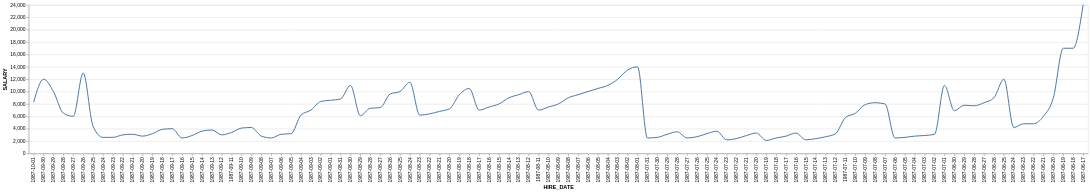

Specify this chart in Vega-Lite:
### Vega-Lite specification from a JSON file in a GitHub repository (floating-point values rounded to 4 significant figures)
{"data": {"values": [{"x_data": "1987-10-01", "y_data": 8300}, {"x_data": "1987-09-30", "y_data": 12000}, {"x_data": "1987-09-29", "y_data": 10000}, {"x_data": "1987-09-28", "y_data": 6500}, {"x_data": "1987-09-27", "y_data": 6000}, {"x_data": "1987-09-26", "y_data": 13000}, {"x_data": "1987-09-25", "y_data": 4400}, {"x_data": "1987-09-24", "y_data": 2600}, {"x_data": "1987-09-23", "y_data": 2600}, {"x_data": "1987-09-22", "y_data": 3000}, {"x_data": "1987-09-21", "y_data": 3100}, {"x_data": "1987-09-20", "y_data": 2800}, {"x_data": "1987-09-19", "y_data": 3200}, {"x_data": "1987-09-18", "y_data": 3900}, {"x_data": "1987-09-17", "y_data": 4000}, {"x_data": "1987-09-16", "y_data": 2500}, {"x_data": "1987-09-15", "y_data": 2900}, {"x_data": "1987-09-14", "y_data": 3600}, {"x_data": "1987-09-13", "y_data": 3800}, {"x_data": "1987-09-12", "y_data": 3000}, {"x_data": "1987-09-11", "y_data": 3400}, {"x_data": "1987-09-10", "y_data": 4100}, {"x_data": "1987-09-09", "y_data": 4200}, {"x_data": "1987-09-08", "y_data": 2800}, {"x_data": "1987-09-07", "y_data": 2500}, {"x_data": "1987-09-06", "y_data": 3100}, {"x_data": "1987-09-05", "y_data": 3200}, {"x_data": "1987-09-04", "y_data": 6200}, {"x_data": "1987-09-03", "y_data": 7000}, {"x_data": "1987-09-02", "y_data": 8400}, {"x_data": "1987-09-01", "y_data": 8600}, {"x_data": "1987-08-31", "y_data": 8800}, {"x_data": "1987-08-30", "y_data": 11000}, {"x_data": "1987-08-29", "y_data": 6100}, {"x_data": "1987-08-28", "y_data": 7300}, {"x_data": "1987-08-27", "y_data": 7400}, {"x_data": "1987-08-26", "y_data": 9600}, {"x_data": "1987-08-25", "y_data": 10000}, {"x_data": "1987-08-24", "y_data": 11500}, {"x_data": "1987-08-23", "y_data": 6200}, {"x_data": "1987-08-22", "y_data": 6400}, {"x_data": "1987-08-21", "y_data": 6800}, {"x_data": "1987-08-20", "y_data": 7200}, {"x_data": "1987-08-19", "y_data": 9500}, {"x_data": "1987-08-18", "y_data": 10500}, {"x_data": "1987-08-17", "y_data": 7000}, {"x_data": "1987-08-16", "y_data": 7500}, {"x_data": "1987-08-15", "y_data": 8000}, {"x_data": "1987-08-14", "y_data": 9000}, {"x_data": "1987-08-13", "y_data": 9500}, {"x_data": "1987-08-12", "y_data": 10000}, {"x_data": "1987-08-11", "y_data": 7000}, {"x_data": "1987-08-10", "y_data": 7500}, {"x_data": "1987-08-09", "y_data": 8000}, {"x_data": "1987-08-08", "y_data": 9000}, {"x_data": "1987-08-07", "y_data": 9500}, {"x_data": "1987-08-06", "y_data": 10000}, {"x_data": "1987-08-05", "y_data": 10500}, {"x_data": "1987-08-04", "y_data": 11000}, {"x_data": "1987-08-03", "y_data": 12000}, {"x_data": "1987-08-02", "y_data": 13500}, {"x_data": "1987-08-01", "y_data": 14000}, {"x_data": "1987-07-31", "y_data": 2500}, {"x_data": "1987-07-30", "y_data": 2600}, {"x_data": "1987-07-29", "y_data": 3100}, {"x_data": "1987-07-28", "y_data": 3500}, {"x_data": "1987-07-27", "y_data": 2500}, {"x_data": "1987-07-26", "y_data": 2700}, {"x_data": "1987-07-25", "y_data": 3200}, {"x_data": "1987-07-24", "y_data": 3600}, {"x_data": "1987-07-23", "y_data": 2200}, {"x_data": "1987-07-22", "y_data": 2400}, {"x_data": "1987-07-21", "y_data": 2900}, {"x_data": "1987-07-20", "y_data": 3300}, {"x_data": "1987-07-19", "y_data": 2100}, {"x_data": "1987-07-18", "y_data": 2500}, {"x_data": "1987-07-17", "y_data": 2800}, {"x_data": "1987-07-16", "y_data": 3300}, {"x_data": "1987-07-15", "y_data": 2200}, {"x_data": "1987-07-14", "y_data": 2400}, {"x_data": "1987-07-13", "y_data": 2700}, {"x_data": "1987-07-12", "y_data": 3200}, {"x_data": "1987-07-11", "y_data": 5800}, {"x_data": "1987-07-10", "y_data": 6500}, {"x_data": "1987-07-09", "y_data": 7900}, {"x_data": "1987-07-08", "y_data": 8200}, {"x_data": "1987-07-07", "y_data": 8000}, {"x_data": "1987-07-06", "y_data": 2500}, {"x_data": "1987-07-05", "y_data": 2600}, {"x_data": "1987-07-04", "y_data": 2800}, {"x_data": "1987-07-03", "y_data": 2900}, {"x_data": "1987-07-02", "y_data": 3100}, {"x_data": "1987-07-01", "y_data": 11000}, {"x_data": "1987-06-30", "y_data": 6900}, {"x_data": "1987-06-29", "y_data": 7800}, {"x_data": "1987-06-28", "y_data": 7700}, {"x_data": "1987-06-27", "y_data": 8200}, {"x_data": "1987-06-26", "y_data": 9000}, {"x_data": "1987-06-25", "y_data": 12000}, {"x_data": "1987-06-24", "y_data": 4200}, {"x_data": "1987-06-23", "y_data": 4800}, {"x_data": "1987-06-22", "y_data": 4800}, {"x_data": "1987-06-21", "y_data": 6000}, {"x_data": "1987-06-20", "y_data": 9000}, {"x_data": "1987-06-19", "y_data": 17000}, {"x_data": "1987-06-18", "y_data": 17000}, {"x_data": "1987-06-17", "y_data": 24000}]}, "mark": {"type": "line", "interpolate": "monotone"}, "encoding": {"x": {"field": "x_data", "type": "nominal", "title": "HIRE_DATE", "sort": "descending"}, "y": {"field": "y_data", "type": "quantitative", "title": "SALARY"}}}
